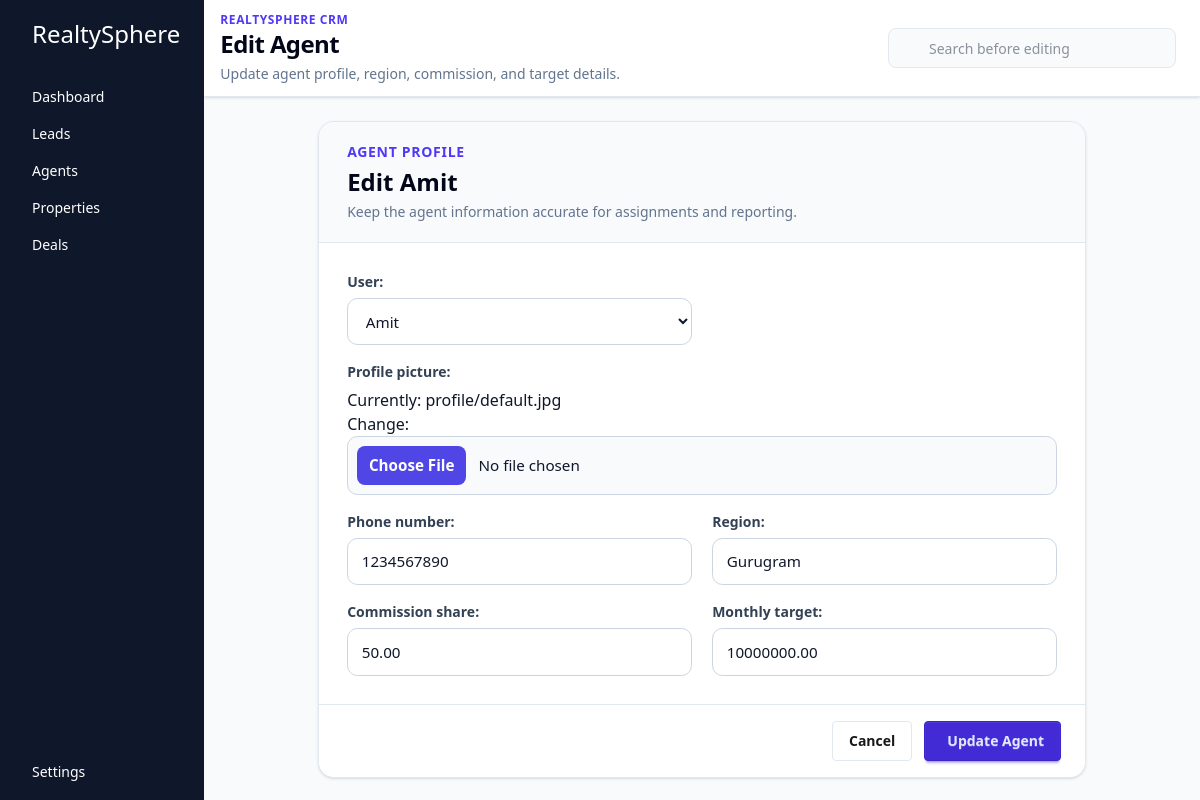
The app's page /agents/edit/1/ with its own data.
### core/models.py (models this page shows, shortened)
class Agent(models.Model):
    user = models.OneToOneField(to=User, on_delete=models.CASCADE) # prefer to use get_user_model() instead of User model directly
    profile_picture = models.ImageField(upload_to='profile', default='profile/default.jpg')
    phone_number = models.CharField(max_length=10)
    region = models.CharField(max_length=50)
    commission_share = models.DecimalField(max_digits=4, decimal_places=2)
    monthly_target = models.DecimalField(max_digits=10, decimal_places=2)
    created_at = models.DateTimeField(auto_now_add=True)

### core/views.py (the view)
# urls.py: path("agents/edit/<int:agent_id>/", views.edit_agent, name='edit_agent'),
def edit_agent(request, agent_id):
    agent = Agent.objects.get(id=agent_id)
    form = AgentForm(request.POST or None, request.FILES or None, instance=agent)
    if request.method == 'POST' and form.is_valid():
        form.save()
        return redirect('agents')
    context = {'form':form, 'agent': agent}
    return render(request, 'pages/editagent.html', context)

### core/forms.py
class AgentForm(forms.ModelForm):
    class Meta:
        model = Agent
        fields = "__all__"

### core/templates/pages/editagent.html (shortened to what this page needs)
{% extends 'base.html' %}
{% block title %}
  Edit Agent
{% endblock %}
{% block subtitle %}Update agent profile, region, commission, and target details.{% endblock %}
{% block search_placeholder %}Search before editing{% endblock %}
{% block content %}
  <section class="mx-auto max-w-3xl">
    <div class="overflow-hidden rounded-2xl border border-slate-200 bg-white shadow-sm">
      <div class="border-b border-slate-200 bg-slate-50 px-5 py-5 sm:px-7">
        <p class="text-sm font-semibold uppercase tracking-wider text-indigo-600">Agent Profile</p>
        <h2 class="mt-1 text-2xl font-bold text-slate-950">Edit {{ agent.user.get_full_name|default:agent.user.username }}</h2>
        <p class="mt-1 text-sm text-slate-500">Keep the agent information accurate for assignments and reporting.</p>
      </div>
      <form method="post" enctype="multipart/form-data" class="crm-form p-5 sm:p-7">
        <div class="crm-form-grid">
          {{ form.as_p }}
        </div>
        <div class="crm-form-actions -mx-5 -mb-5 mt-7 sm:-mx-7 sm:-mb-7">
          <a href="{% url 'agents' %}" class="btn btn-ghost border border-slate-200">Cancel</a>
          <button type="submit" class="btn btn-primary">
            Update Agent
          </button>
        </div>
      </form>
    </div>
  </section>
{% endblock %}

### core/static/global.css (style rules this page uses)
.crm-form { color: #0f172a; }
.crm-form-grid { display: grid; grid-template-columns: 1fr; gap: 1rem 1.25rem; }
.crm-form p { min-width: 0; margin: 0; }
.crm-form p:has(textarea), .crm-form p:has(input[type="file"]), .crm-form p:has([name="address"]), .crm-form p:has([name="description"]) { grid-column: 1 / -1; }
.crm-form label { display: block; margin-bottom: 0.4rem; color: #334155; font-size: 0.875rem; font-weight: 700; }
.crm-form input, .crm-form select, .crm-form textarea { width: 100%; min-height: 2.75rem; border: 1px solid #cbd5e1; border-radius: 0.65rem; background: #fff; color: #0f172a; padding: 0.7rem 0.85rem; font-size: 0.95rem; outline: none; transition: border-color 160ms ease, box-shadow 160ms ease; }
.crm-form input[type="file"] { min-height: auto; background: #f8fafc; padding: 0.55rem; }
.crm-form-actions { display: flex; flex-direction: column-reverse; gap: 0.75rem; border-top: 1px solid #e2e8f0; background: #fff; padding: 1rem 1.25rem; }
@media (min-width: 640px) { .crm-form-grid { grid-template-columns: repeat(2, minmax(0, 1fr)); } }
@media (min-width: 640px) { .crm-form-actions { flex-direction: row; justify-content: flex-end; padding: 1rem 1.5rem; } }

### records on screen
Agent: user.get_full_name "Amit", user "Amit", phone_number "1234567890", region "Gurugram", commission_share "50.00", monthly_target "10000000.00"
